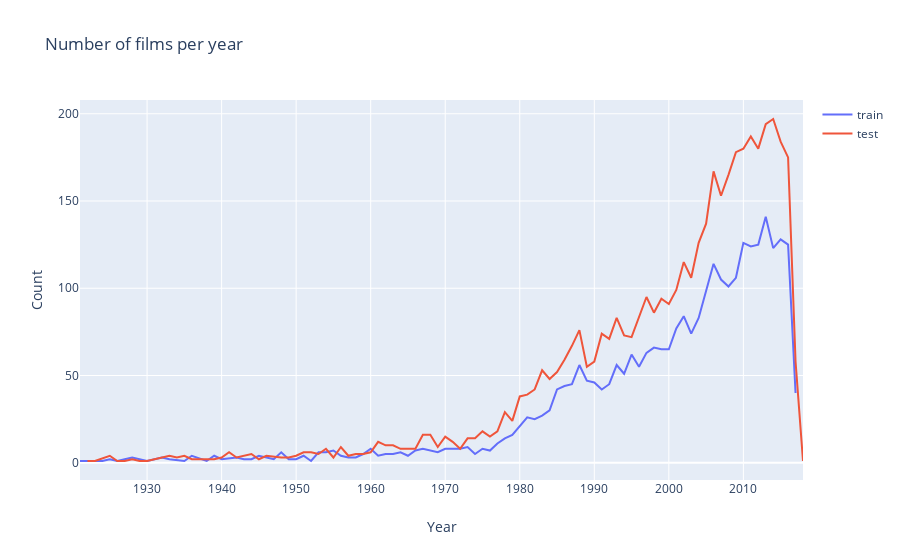

Source (notebook cell):
### Code cell
import plotly.offline as py
py.init_notebook_mode(connected= True)
import plotly.graph_objs as go

data = [go.Scatter(x = d1.index, y = d1.values, name = 'train'),
       go.Scatter(x = d2.index, y = d2.values, name = 'test')]
layout = go.Layout(dict(title = 'Number of films per year',
                       xaxis = dict(title = 'Year'),
                        yaxis = dict(title = 'Count')
                       ), legend = dict(orientation = 'v')
                  )
py.iplot(dict(data = data, layout = layout))

### Figure 1 — Plotly figure (JSON) as saved in the notebook; plotly's stock layout.template omitted (floating-point values rounded to 4 significant figures)
{"data": [{"name": "train", "type": "scatter", "x": [1921, 1924, 1925, 1926, 1927, 1928, 1930, 1931, 1932, 1933, 1935, 1936, 1938, 1939, 1940, 1942, 1943, 1944, 1945, 1947, 1948, 1949, 1950, 1951, 1952, 1953, 1954, 1955, 1956, 1957, 1958, 1959, 1960, 1961, 1962, 1963, 1964, 1965, 1966, 1967, 1968, 1969, 1970, 1971, 1972, 1973, 1974, 1975, 1976, 1977, 1978, 1979, 1980, 1981, 1982, 1983, 1984, 1985, 1986, 1987, 1988, 1989, 1990, 1991, 1992, 1993, 1994, 1995, 1996, 1997, 1998, 1999, 2000, 2001, 2002, 2003, 2004, 2005, 2006, 2007, 2008, 2009, 2010, 2011, 2012, 2013, 2014, 2015, 2016, 2017], "y": [1, 1, 2, 1, 2, 3, 1, 2, 3, 2, 1, 4, 1, 4, 2, 3, 2, 2, 4, 2, 6, 2, 2, 4, 1, 6, 6, 7, 4, 3, 3, 5, 8, 4, 5, 5, 6, 4, 7, 8, 7, 6, 8, 8, 8, 9, 5, 8, 7, 11, 14, 16, 21, 26, 25, 27, 30, 42, 44, 45, 56, 47, 46, 42, 45, 56, 51, 62, 55, 63, 66, 65, 65, 77, 84, 74, 83, 99, 114, 105, 101, 106, 126, 124, 125, 141, 123, 128, 125, 40]}, {"name": "test", "type": "scatter", "x": [1922, 1923, 1925, 1926, 1927, 1928, 1929, 1930, 1931, 1933, 1934, 1935, 1936, 1937, 1938, 1939, 1940, 1941, 1942, 1944, 1945, 1946, 1948, 1949, 1950, 1951, 1952, 1953, 1954, 1955, 1956, 1957, 1958, 1959, 1960, 1961, 1962, 1963, 1964, 1965, 1966, 1967, 1968, 1969, 1970, 1971, 1972, 1973, 1974, 1975, 1976, 1977, 1978, 1979, 1980, 1981, 1982, 1983, 1984, 1985, 1986, 1987, 1988, 1989, 1990, 1991, 1992, 1993, 1994, 1995, 1996, 1997, 1998, 1999, 2000, 2001, 2002, 2003, 2004, 2005, 2006, 2007, 2008, 2009, 2010, 2011, 2012, 2013, 2014, 2015, 2016, 2017, 2018], "y": [1, 1, 4, 1, 1, 2, 1, 1, 2, 4, 3, 4, 2, 2, 2, 2, 3, 6, 3, 5, 2, 4, 3, 3, 4, 6, 6, 5, 8, 3, 9, 4, 5, 5, 6, 12, 10, 10, 8, 8, 8, 16, 16, 9, 15, 12, 8, 14, 14, 18, 15, 18, 29, 24, 38, 39, 42, 53, 48, 52, 59, 67, 76, 55, 58, 74, 71, 83, 73, 72, 83, 95, 86, 94, 91, 99, 115, 106, 126, 137, 167, 153, 165, 178, 180, 187, 180, 194, 197, 184, 175, 58, 1]}], "layout": {"legend": {"orientation": "v"}, "title": {"text": "Number of films per year"}, "xaxis": {"title": {"text": "Year"}}, "yaxis": {"title": {"text": "Count"}}}}
